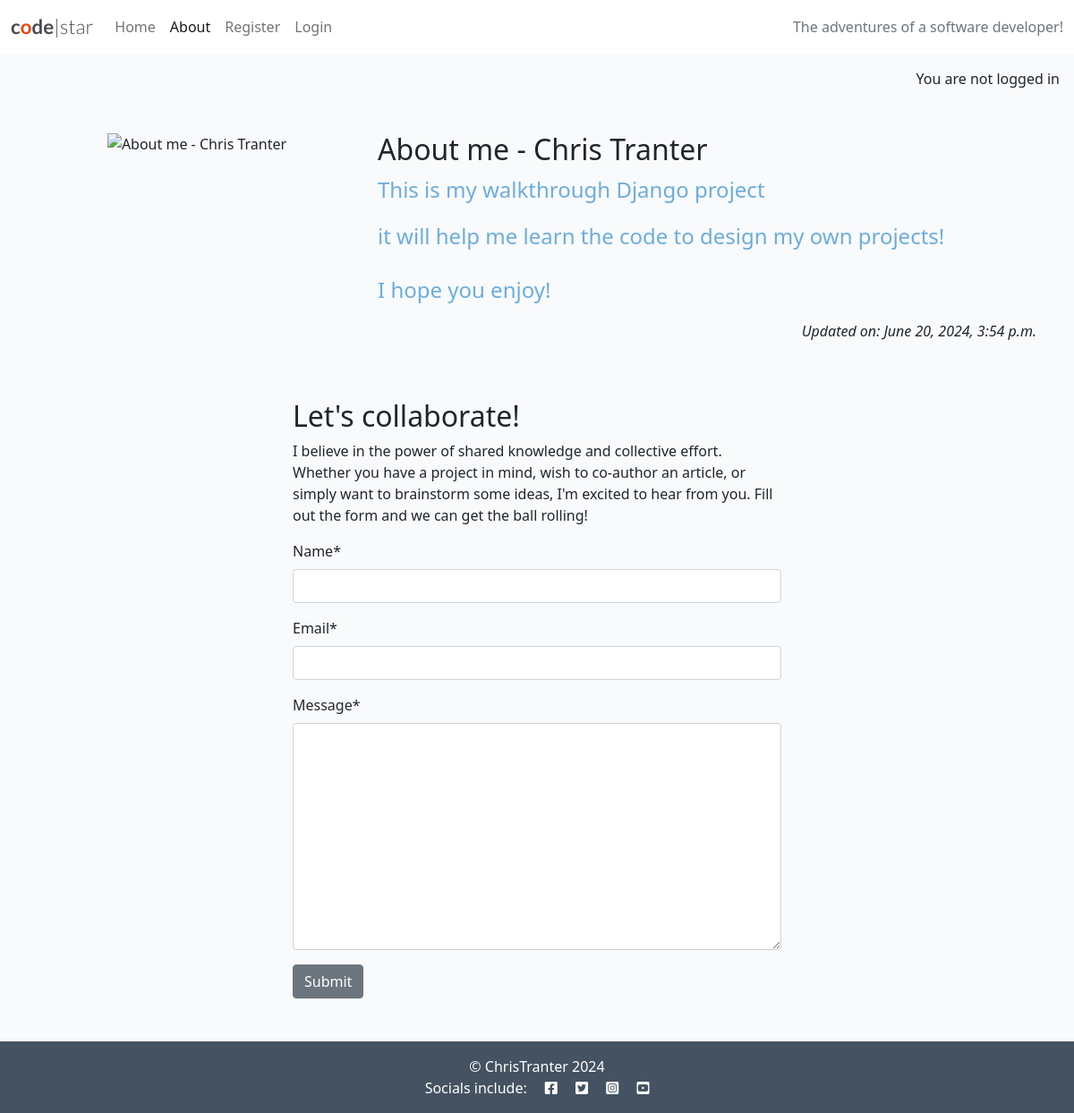
The page /about/ on the database its author committed.
### about/models.py (models this page shows, shortened)
class About(models.Model):
    title = models.CharField(max_length=200)
    profile_image = CloudinaryField('image', default='placeholder')
    updated_on = models.DateTimeField(auto_now=True)
    content = models.TextField()

### about/views.py (the view)
# urls.py: path('', views.about_me, name='about'),
def about_me(request):
    if request.method == "POST":
        collaborate_form = CollaborateForm(data=request.POST)
        if collaborate_form.is_valid():
            collaborate_form.save()
            messages.add_message(request, messages.SUCCESS, "Collaboration request received! I endeavour to respond within 2 working days.")
    about = About.objects.all().order_by('-updated_on').first()
    collaborate_form = CollaborateForm()
    return render(
        request,
        "about/about.html",
        {"about": about,
        "collaborate_form": collaborate_form},
    )

### about/forms.py
class CollaborateForm(forms.ModelForm):
    class Meta:
        model = CollaborateRequest
        fields = ('name', 'email', 'message')

### about/templates/about/about.html (shortened to what this page needs)
{% extends 'base.html' %}
{% load static %}
{% load crispy_forms_tags %}
{% block content %}
<div class="container mt-5">
    <div class="row">
        <div class="col-12 col-md-4 text-center">
            {% if "placeholder" in about.profile_image.url %}
            <img class="profile-image" src="{% static 'images/nobody.jpg' %}">
            {% else %}
            <img class="profile-image" src="{{ about.profile_image.url }}" alt="{{ about.title }}">
            {% endif %}
        </div>
        <div class="col-12 col-md-8">
            <h2>{{ about.title }}</h2>
            {{ about.content | safe }}
        </div>
    </div>
    <div class="row">
        <div class="col text-right">
          <p class="text-end"><em>Updated on: {{ about.updated_on }}</em></p>
        </div>
    </div>
    <div class="row justify-content-center">
        <div class="col-12 col-md-6 my-5">
            <h2>Let's collaborate!</h2>
            <p>I believe in the power of shared knowledge and collective effort.
                Whether you have a project in mind, wish to co-author
                an article, or simply want to brainstorm some ideas,
                I'm excited to hear from you. Fill out the form
                and we can get the ball rolling!</p>
            <form method="post">
              {{ collaborate_form | crispy }}
              <button class="btn btn-secondary" type="submit">Submit</button>
            </form>
        </div>
    </div>
</div>
{% endblock content %}

### static/css/style.css (style rules this page uses)
body { background-color: #F9FAFC; }
.main-bg { background-color: #F9FAFC; }
.profile-image { width: 75%; }

### rows shown on the page
About: title "About me - Chris Tranter", content "This is my walkthrough Django project it will help me learn the code to design my own projects! I hope you enjoy!", updated_on "June 20, 2024, 3:54 p.m."
